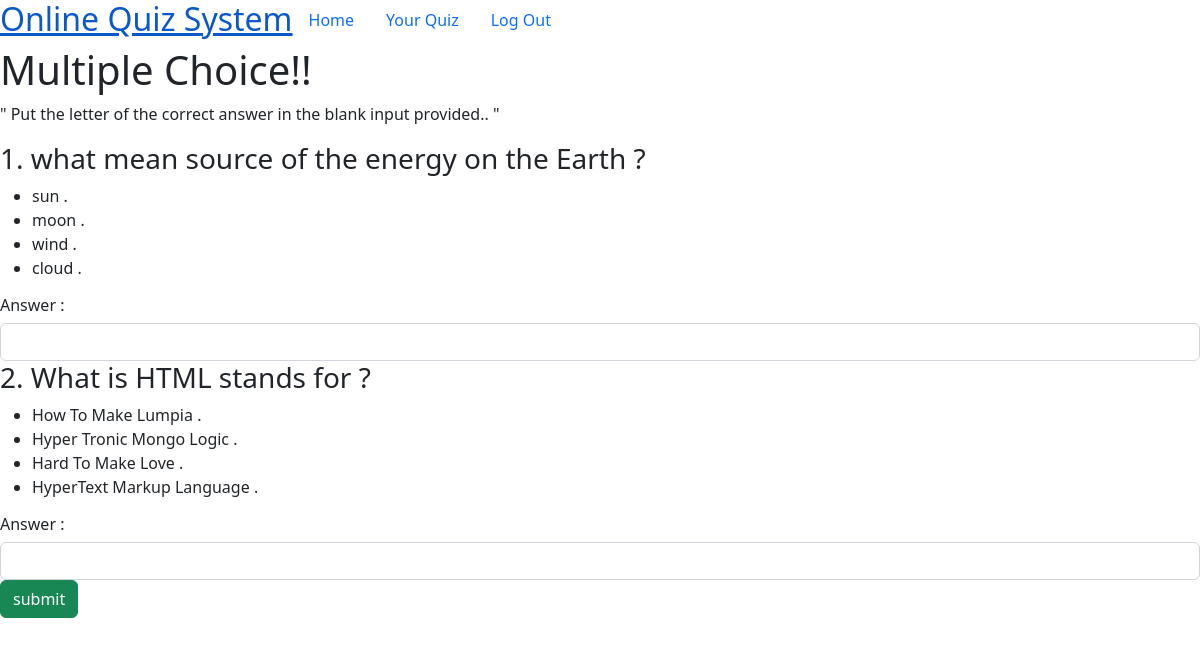
/your_quiz.php, run on the app's committed database.
### tables this page shows
CREATE TABLE `tb_quiz` (
  `quiz_id` int NOT NULL,
  `question` text NOT NULL,
  `option1` text NOT NULL,
  `option2` text NOT NULL,
  `option3` text NOT NULL,
  `option4` text NOT NULL,
  `correct_Ans` text NOT NULL
);

### your_quiz.php (the view, shortened to what this page needs)
<!DOCTYPE html>
<html lang="en">
<head>
    <link href="https://cdn.jsdelivr.net/npm/bootstrap@5.2.0-beta1/dist/css/bootstrap.min.css" rel="stylesheet"
>
    <link rel="stylesheet" href="./styles/your_quiz.scss">
</head>
<body>
    <section>
        <ul class="nav nav1 nav-underline">
            <li class="nav-item"><a href="student.php" class="logoAnchor" title="Home"><h2>Online Quiz System</h2></a></li>
            <li class="nav-item"><a  class="nav-link quiz " href="student.php"  title="Home"> Home</a></li>
            <li class="nav-item"><a  class="nav-link  home" href="your_quiz.php"  title="Quiz">Your Quiz</a></li>
            <li class="nav-item"><a  class="nav-link logout" href="index.php"  title="Log Out"> Log Out</a></li>
        </ul>
        <div class="header">
            <h1>Multiple Choice!!</h1>
            <p>" Put the letter of the correct answer in the blank input provided.. "</p>
        </div>
        <div class="main">
            <form method="post" action="your_quiz.php">
            <?php
                require_once "db.php";
                $select="SELECT * from tb_quiz";
                if($result=$conn->query($select)){
                    while($row=$result->fetch_assoc()){
                        $id=$row['quiz_id'];
                        $qu=$row['question'];
                        $op1=$row['option1'];
                        $op2=$row['option2'];
                        $op3=$row['option3'];
                        $op4=$row['option4'];
                        ?>
                        <h3><?php echo $id?>. <?php echo $qu?> </h3>
                         <ul>
                            <li><?php echo $op1?> .</li>
                            <li><?php echo $op2?> .</li>
                            <li><?php echo $op3?> .</li>
                            <li><?php echo $op4?> .</li>
                         </ul>
                         <h6>Answer :</h6>
                         <input type="text" class="form-control" name="answer[<?php echo $id?>]" max-length="1">
            <?php
                    }
                }
               ?>
           <div class="submit">
                <button type="submit" class="btn btn-success">submit</button>
            </div>
           </form>
        </div>
    </section>
</body>
</html>

### data on the page
tb_quiz: quiz_id "1", question "what mean source of the energy on the Earth ?", option1 "sun", option2 "moon", option3 "wind", option4 "cloud"
tb_quiz: quiz_id "2", question "What is HTML stands for ?", option1 "How To Make Lumpia", option2 "Hyper Tronic Mongo Logic", option3 "Hard To Make Love", option4 "HyperText Markup Language"
